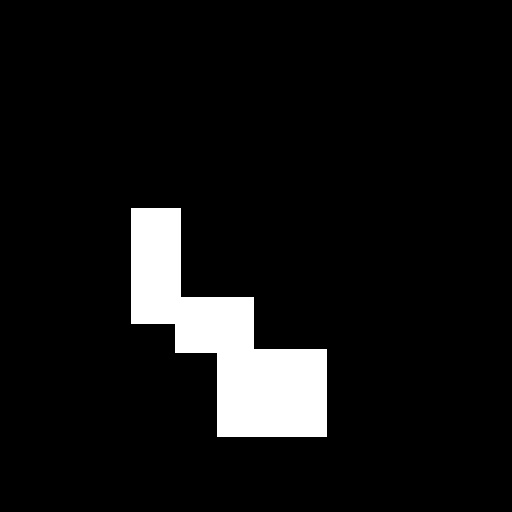
#> input picture black_and_white.jpg, 512 x 512 px
$ python -i detect_image_v1.py   (imports and definitions only)
#> lines starting #> are read from the running program, lines starting #| are printed output that depends on the picture; after the words box and inside, x2 and y2 are one past the last pixel; in counts of white or black regions, pixels touching at a corner belong together
#> further down, picture is the input picture: shape (512, 512, 3); min 0, max 255, mean 19.1
import cv2
from google.cloud import vision

# [68 lines left out: functions localize_objects, bounding_box, generate_bw_overlay, not called in this run]


def produce_overlay(img_bw):
    # src = cv2.imread("black_and_white.jpg", 1)
    src = img_bw
    ## print(src.shape)
    tmp = cv2.cvtColor(src, cv2.COLOR_BGR2GRAY)
    _, alpha = cv2.threshold(tmp, 0, 255, cv2.THRESH_BINARY)
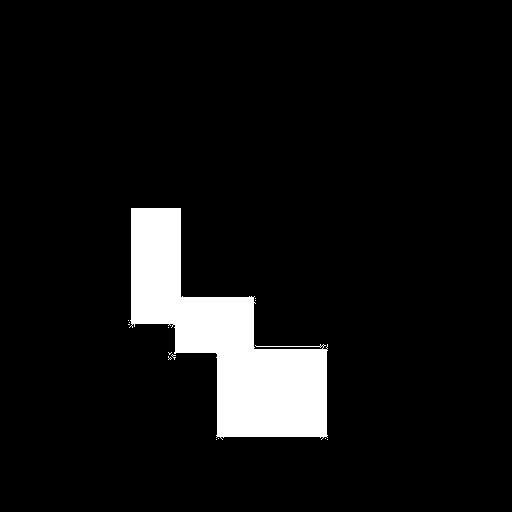
#> alpha: shape (512, 512); 7.5% white; 14 white regions (13 under 20 px), largest, box (x1, y1, x2, y2) and area: (129, 208, 328, 440) 19719
    b, g, r = cv2.split(src)
    rgba = [b, g, r, alpha]
    dst = cv2.merge(rgba, 4)
    cv2.imwrite("overlay_v1.png", dst)


# [91 lines left out: functions end_to_end, main, main2, not called in this run]


# main()
# [1 line not run here, left out]

>>> import cv2
>>> picture = cv2.imread('../black_and_white.jpg')
>>> result = produce_overlay(picture)
